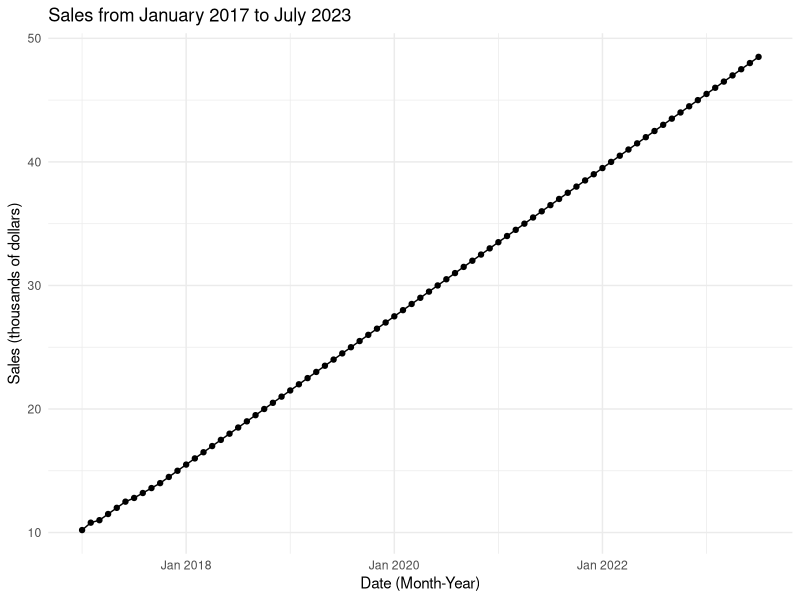

Write R code to recreate this figure. (Note: this script raises an error after producing the figure.)
## ---- chunk 1
knitr::opts_chunk$set(echo = TRUE)
## ---- chunk 2
#libraries used
library(tidyverse)
library(zoo)
library(tseries) #ADF test
library(MASS) #Box-Cox
library(forecast) #ACF
## ---- chunk 3
#import timeseries_data
data <- read_csv("timeseries_data.csv")

# Convert Date column to yearmon
data$Date <- trimws(data$Date)
data$Date <- as.yearmon(data$Date, "%Y-%m")

#View results
head(data)
## ---- chunk 4
# Plot the data using ggplot2
ggplot(data, aes(x = Date, y = Sales)) +
  geom_line() +
  geom_point() +
  labs(title = "Sales from January 2017 to July 2023", x = "Date (Month-Year)", y = "Sales (thousands of dollars)") +
  theme_minimal()

## ---- chunk 5
# Perform the ADF test on the Sales data
adf_result <- adf.test(data$Sales)

adf_result
## ---- chunk 6
# Apply Box-Cox transformation and store the result
x <- data$Sales
b <- boxcox(lm(x~1))

# Extract the lambda value chosen by the function
lambda <- b$x[which.max(b$y)]
lambda
## ---- chunk 7
# Transform the Sales data using the chosen lambda
data$Sales_trans <- if (lambda == 0) log(data$Sales) else ((data$Sales^lambda - 1) / lambda)

#View results
data
## ---- chunk 8
# Plot the original and transformed Sales data
ggplot(data, aes(x = Date)) +
  geom_line(aes(y = Sales, color = "Original")) +  # Original Sales line plot
  geom_point(aes(y = Sales), color = "blue") +  # Original Sales points
  geom_line(aes(y = Sales_trans, color = "Transformed")) +  # Transformed Sales line plot
  geom_point(aes(y = Sales_trans), color = "red") +  # Transformed Sales points
  labs(title = "Impact of Box-Cox Transformation on Sales Data",
       x = "Date (Month-Year)", y = "Sales (thousands of dollars)") +
  scale_color_manual(values = c("Original" = "blue", "Transformed" = "red"),
                     labels = c("Original", "Transformed")) +
  theme_minimal()


## ---- chunk 9
# Perform the ADF test on the Sales_trans data
adf_trans <- adf.test(data$Sales_trans)

adf_trans
## ---- chunk 10
# Compute ACF for up to 20 lags
acf_result <- acf(data$Sales_trans, lag.max = 20, plot = FALSE)

acf_result
## ---- chunk 11
# Convert ACF result to a data frame for plotting
acf_df <- data.frame(
  Lag = acf_result$lag,
  ACF = acf_result$acf
)

# Plot the ACF
ggplot(acf_df, aes(x = Lag, y = ACF)) +
  geom_bar(stat = "identity", fill = "skyblue", color = "black") +
  geom_hline(yintercept = 0, color = "gray50", linetype = "dashed") +
  labs(title = "Autocorrelation Function (ACF) of Transformed Sales Data",
       x = "Lag", y = "Autocorrelation") +
  theme_minimal()

